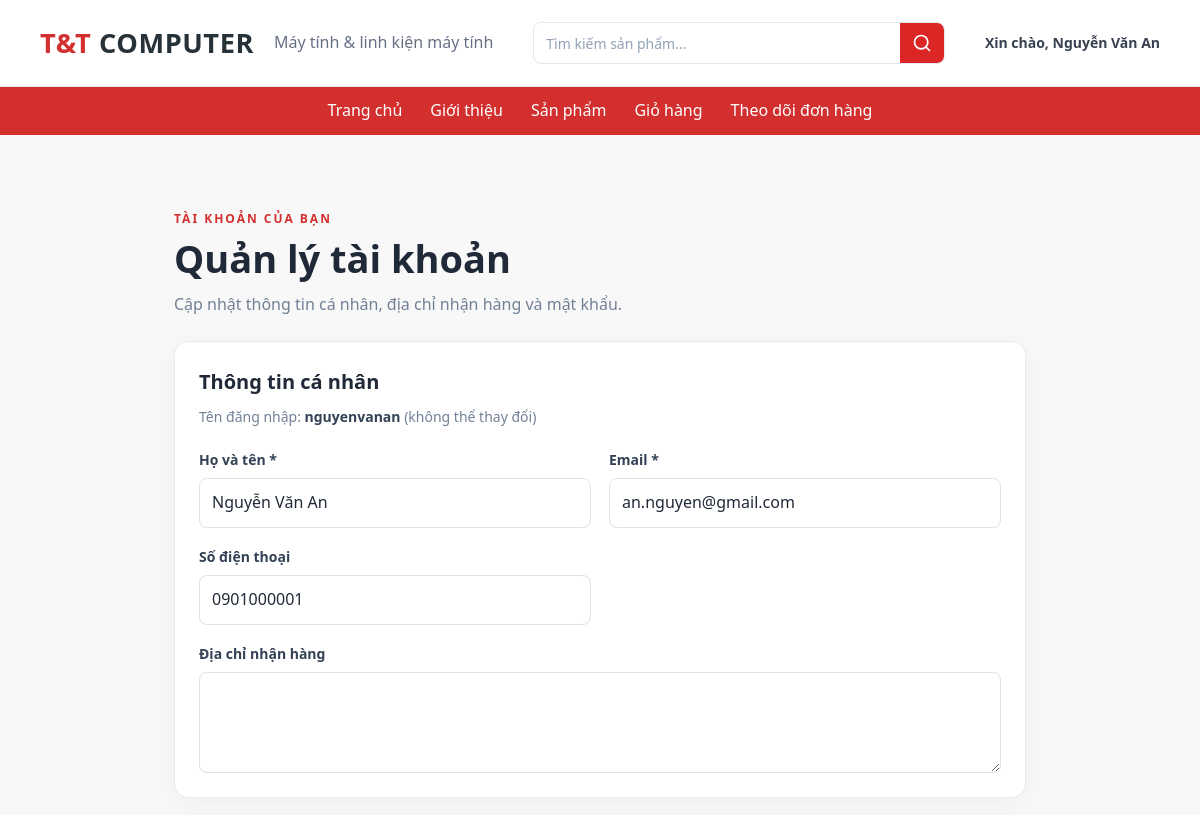
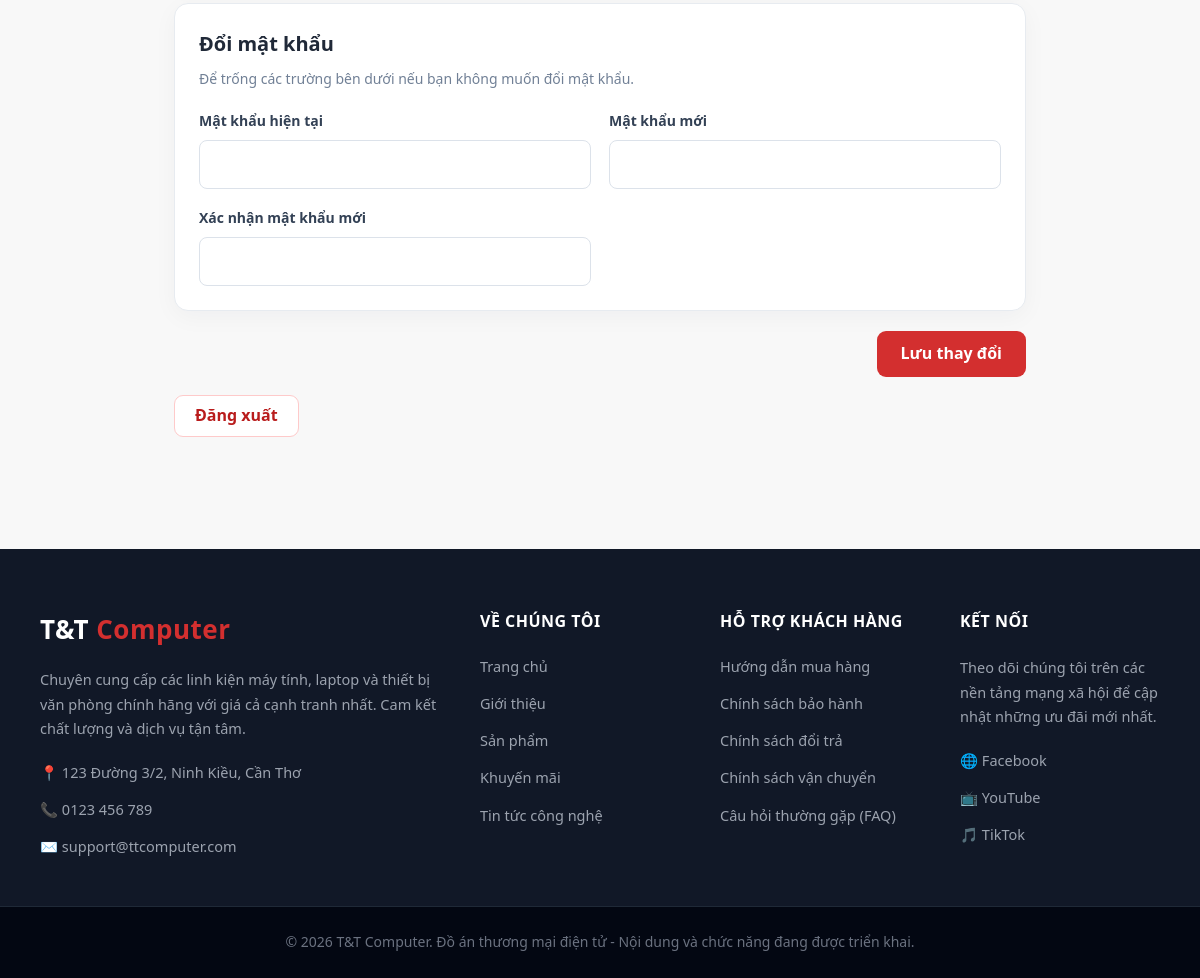
Page /DoAn1CongThanhDucThinh/public/account (signed in) on the committed database (2 pictures, top to bottom).
### tables this page shows
CREATE TABLE TaiKhoan (
    MaTK VARCHAR(20) PRIMARY KEY,
    MaND VARCHAR(20) NOT NULL UNIQUE,
    TenDangNhap VARCHAR(50) NOT NULL UNIQUE,
    MatKhau VARCHAR(255) NOT NULL,
    VaiTro VARCHAR(20) NOT NULL,
    TrangThai VARCHAR(30) NOT NULL DEFAULT 'HoatDong',

    CONSTRAINT FK_TaiKhoan_NguoiDung
        FOREIGN KEY (MaND)
        REFERENCES NguoiDung(MaND),

    CONSTRAINT CK_TaiKhoan_VaiTro
        CHECK (
            VaiTro IN (
                'KhachHang',
                'NhanVien',
                'QuanTriVien'
            )
        ),

    CONSTRAINT CK_TaiKhoan_TrangThai
        CHECK (
            TrangThai IN (
                'HoatDong',
                'VoHieuHoa',
                'KhongConHoatDong'
            )
        )
);

CREATE TABLE NguoiDung (
    MaND VARCHAR(20) PRIMARY KEY,
    HoTen VARCHAR(100) NOT NULL,
    SDT VARCHAR(15),
    Email VARCHAR(100),
    DiaChiNhanHang VARCHAR(255)
);

### app/Core/View.php (called while the page is built, shortened)
<?php
final class View
{
    public static function render(string $view, array $data = [], string $layout = 'customer'): void
    {
        $viewsRoot = dirname(__DIR__).'/views/';
        $viewPath = $viewsRoot.trim($view, '/').'.php';
        $appConfig = require dirname(__DIR__, 2).'/config/app.php';
        extract($data, EXTR_SKIP);
        require $viewPath;
    }
}

### app/Core/Controller.php (called while the page is built, shortened)
<?php
abstract class Controller
{
    protected function view(string $view, array $data = [], string $layout = 'customer'): void
    {
        View::render($view, $data, $layout);
    }
}

### app/Controllers/AccountController.php (called while the page is built, shortened)
<?php
final class AccountController extends Controller
{
    private function requireAccountUser(): array
    {
        $user = $_SESSION['user'] ?? null;
        return $user;
    }
    public function index(): void
    {
        $user = $this->requireAccountUser();
        $role = (string) $user['VaiTro'];
        $profile = (new Account())->findCustomerProfile((string) $user['MaND'], $role);
        $flash = $_SESSION['_account_flash'] ?? null;
        $form = [
            'name' => (string) $profile['HoTen'],
            'email' => (string) ($profile['Email'] ?? ''),
            'phone' => (string) ($profile['SDT'] ?? ''),
            'address' => (string) ($profile['DiaChiNhanHang'] ?? ''),
        ];
        $this->view('account/index', [
            'pageTitle' => 'Quản lý tài khoản',
            'profile' => $profile,
            'form' => $form,
            'flash' => $flash,
            'csrfToken' => $_SESSION['_csrf'],
        ]);
    }
}

### public/index.php (called while the page is built, shortened)
<?php
$appConfig = require BASE_PATH.'/config/app.php';
spl_autoload_register(static function (string $class): void {
    $prefix = 'App\\';
    $relativeClass = substr($class, strlen($prefix));
    $file = BASE_PATH.'/app/'.str_replace('\\', '/', $relativeClass).'.php';
});
$router = new Router();
$requestUri = $_SERVER['REQUEST_URI'] ?? '/';
$requestPath = parse_url($requestUri, PHP_URL_PATH) ?: '/';
$basePath = '/DoAn1CongThanhDucThinh/public';
if ($requestPath === $basePath) {
    $requestPath = '/';
} elseif (str_starts_with($requestPath, $basePath.'/')) {
    $requestPath = substr($requestPath, strlen($basePath));
}
$router->dispatch(
    $_SERVER['REQUEST_METHOD'] ?? 'GET',
    $requestPath
);

### config/app.php (called while the page is built, shortened)
<?php
return [
    'name' => 'T&T Computer',
    'base_url' => '/DoAn1CongThanhDucThinh/public',
    'timezone' => 'Asia/Ho_Chi_Minh',
    'debug' => true,
];

### config/database.php (called while the page is built, shortened)
<?php
return [
    'host' => '127.0.0.1',
    'port' => 3306,
    'database' => 'TTComputer',
    'username' => 'root',
    'password' => '',
    'charset' => 'utf8mb4',
];

### app/Core/Database.php (called while the page is built, shortened)
<?php
final class Database
{
    private static ?\PDO $connection = null;
    public static function connection(): \PDO
    {
        $config = require dirname(__DIR__, 2).'/config/database.php';
        $dsn = sprintf(
            'mysql:host=%s;port=%d;dbname=%s;charset=%s',
            $config['host'],
            $config['port'],
            $config['database'],
            $config['charset']
        );
        try {
            self::$connection = new \PDO($dsn, $config['username'], $config['password'], [
                \PDO::ATTR_ERRMODE => \PDO::ERRMODE_EXCEPTION,
                \PDO::ATTR_DEFAULT_FETCH_MODE => \PDO::FETCH_ASSOC,
                \PDO::ATTR_EMULATE_PREPARES => false,
            ]);
        } catch (\PDOException $exception) {
            error_log('[Database] Connection failed: '.$exception->getMessage());
            throw new \RuntimeException('Không thể kết nối cơ sở dữ liệu. Hãy kiểm tra MySQL, tên database và config/database.php.');
        }
        return self::$connection;
    }
}

### app/Models/Account.php (called while the page is built, shortened)
<?php
final class Account
{
    public function findCustomerProfile(string $userId, string $role = 'KhachHang'): ?array
    {
        $stmt = Database::connection()->prepare(
            'SELECT nd.MaND, nd.HoTen, nd.SDT, nd.Email, nd.DiaChiNhanHang,
                    tk.TenDangNhap
             FROM NguoiDung nd
             INNER JOIN TaiKhoan tk ON tk.MaND = nd.MaND
             WHERE nd.MaND = :userId AND tk.VaiTro = :role
             LIMIT 1'
        );
        $stmt->execute(['userId' => $userId, 'role' => $role]);
        $profile = $stmt->fetch();
        return $profile ?: null;
    }
}

### app/views/account/index.php (the view, shortened to what this page needs)
<?php
$escape = static fn ($value): string =>
    htmlspecialchars((string) $value, ENT_QUOTES, 'UTF-8');
$appConfig = require BASE_PATH . '/config/app.php';
$baseUrl = rtrim((string) ($appConfig['base_url'] ?? ''), '/');
?>
<link rel="stylesheet" href="<?= $escape($baseUrl) ?>/css/account.css">
<section class="account-page">
    <div class="account-heading">
        <p class="account-eyebrow">TÀI KHOẢN CỦA BẠN</p>
        <h1>Quản lý tài khoản</h1>
        <p>Cập nhật thông tin cá nhân, địa chỉ nhận hàng và mật khẩu.</p>
    </div>
    <form class="account-form" method="post" action="<?= $escape($baseUrl) ?>/account">
        <section class="account-card">
            <h2>Thông tin cá nhân</h2>
            <p class="account-section-note">
                Tên đăng nhập: <strong><?= $escape($profile['TenDangNhap'] ?? '') ?></strong>
                <span> (không thể thay đổi)</span>
            </p>
            <div class="account-fields">
                <div class="account-field">
                    <label for="account-name">Họ và tên *</label>
                    <input
                        id="account-name"
                        name="name"
                        type="text"
                        maxlength="100"
                        autocomplete="name"
                        required
                        value="<?= $escape($form['name'] ?? '') ?>"
                    >
                </div>
                <div class="account-field">
                    <label for="account-email">Email *</label>
                    <input
                        id="account-email"
                        name="email"
                        type="email"
                        maxlength="100"
                        autocomplete="email"
                        required
                        value="<?= $escape($form['email'] ?? '') ?>"
                    >
                </div>
                <div class="account-field">
                    <label for="account-phone">Số điện thoại</label>
                    <input
                        id="account-phone"
                        name="phone"
                        type="tel"
                        maxlength="20"
                        autocomplete="tel"
                        value="<?= $escape($form['phone'] ?? '') ?>"
                    >
                </div>
                <div class="account-field account-field-wide">
                    <label for="account-address">Địa chỉ nhận hàng</label>
                    <textarea
                        id="account-address"
                        name="address"
                        rows="3"
                        maxlength="255"
                        autocomplete="street-address"
                    ><?= $escape($form['address'] ?? '') ?></textarea>
                </div>
            </div>
        </section>
        <section class="account-card">
            <h2>Đổi mật khẩu</h2>
            <p class="account-section-note">
                Để trống các trường bên dưới nếu bạn không muốn đổi mật khẩu.
            </p>
            <div class="account-fields">
                <div class="account-field">
                    <label for="current-password">Mật khẩu hiện tại</label>
                    <input
                        id="current-password"
                        name="current_password"
                        type="password"
                        autocomplete="current-password"
                    >
                </div>
                <div class="account-field">
                    <label for="new-password">Mật khẩu mới</label>
                    <input
                        id="new-password"
                        name="new_password"
                        type="password"
                        minlength="8"
                        autocomplete="new-password"
                    >
                </div>
                <div class="account-field">
                    <label for="confirm-password">Xác nhận mật khẩu mới</label>
                    <input
                        id="confirm-password"
                        name="confirm_password"
                        type="password"
                        minlength="8"
                        autocomplete="new-password"
                    >
                </div>
            </div>
        </section>
        <div class="account-actions">
            <button class="account-save-button" type="submit">Lưu thay đổi</button>
        </div>
    </form>
    <div class="account-logout">
        <form method="post" action="<?= $escape($baseUrl) ?>/logout">
            <button class="account-logout-button" type="submit">Đăng xuất</button>
        </form>
    </div>
</section>

### app/Core/Router.php (shortened to what this page needs)
<?php
final class Router
{
    private array $routes = [];
    public function add(string $method, string $path, callable|array $handler): void
    {
        $path = '/'.trim($path, '/');
        $quoted = preg_quote($path, '#');
        $pattern = preg_replace_callback(
            '/\\\\\{([a-zA-Z_][a-zA-Z0-9_]*)\\\\\}/',
            static fn (array $matches): string => '(?P<'.$matches[1].'>[^/]+)',
            $quoted
        );
        $this->routes[] = [
            'method' => strtoupper($method),
            'pattern' => '#^'.$pattern.'/?$#',
            'handler' => $handler,
        ];
    }
    public function dispatch(string $method, string $uri): void
    {
        $path = parse_url($uri, PHP_URL_PATH) ?: '/';
        $path = rawurldecode($path);
        $app = require dirname(__DIR__, 2).'/config/app.php';
        foreach ($this->routes as $route) {
            if ($route['method'] !== strtoupper($method)) {
                continue;
            }
            if (preg_match($route['pattern'], $path, $matches) !== 1) {
                continue;
            }
            $params = array_filter($matches, 'is_string', ARRAY_FILTER_USE_KEY);
            $handler = $route['handler'];
            if (is_array($handler) && count($handler) === 2) {
                [$class, $action] = $handler;
                $controller = new $class();
                $controller->{$action}(...array_values($params));
                return;
            }
            return;
        }
    }
}

### public/css/base.css (style rules this page uses)
:root { --brand-red: #d32f2f; --text: #222; --muted: #667085; --page-bg: #f8f8f8; --surface: #fff; --border: #e5e7eb; font-family: Arial, Helvetica, sans-serif; color: var(--text); background: var(--page-bg); }
* { box-sizing: border-box; font-family: "Segoe UI", Tahoma, Geneva, Verdana, sans-serif; }
body { margin: 0; line-height: 1.6; }
h1 { line-height: 1.2; font-size: clamp(2rem, 5vw, 3rem); max-width: 780px; margin-block: 12px 16px; }

### public/css/account.css (style rules this page uses)
.account-page { max-width: 900px; margin: 0 auto; padding: 42px 24px 64px; color: #202938; }
.account-heading { margin-bottom: 24px; }
.account-heading h1 { margin: 0; font-size: clamp(28px, 4vw, 38px); }
.account-heading > p:last-child { margin: 10px 0 0; color: #718096; line-height: 1.6; }
.account-eyebrow { margin: 0 0 8px; color: #d32f2f; font-size: 12px; font-weight: 800; letter-spacing: 2px; }
.account-form { display: grid; gap: 20px; }
.account-card { padding: 24px; background: #fff; border: 1px solid #e7ebf0; border-radius: 14px; box-shadow: 0 6px 24px rgb(15 23 42 / 4%); }
.account-card h2 { margin: 0; font-size: 20px; }
.account-section-note { margin: 8px 0 20px; color: #718096; font-size: 14px; line-height: 1.6; }
.account-section-note strong { color: #334155; }
.account-fields { display: grid; grid-template-columns: repeat(2, minmax(0, 1fr)); gap: 18px; }
.account-field { display: grid; align-content: start; gap: 7px; }
.account-field-wide { grid-column: 1 / -1; }
.account-field label { color: #334155; font-size: 14px; font-weight: 700; }
.account-field input, .account-field textarea { width: 100%; box-sizing: border-box; padding: 11px 12px; color: #202938; background: #fff; border: 1px solid #dce2ea; border-radius: 8px; font: inherit; }
.account-field textarea { resize: vertical; }
.account-actions { display: flex; justify-content: flex-end; }
.account-save-button { min-height: 46px; padding: 0 24px; color: #fff; background: #d32f2f; border: 0; border-radius: 9px; cursor: pointer; font: inherit; font-weight: 750; }
.account-logout { display: flex; justify-content: flex-start; margin-top: 18px; }
.account-logout form { margin: 0; }
.account-logout-button { min-height: 42px; padding: 0 20px; color: #b91c1c; background: #fff; border: 1px solid #fecaca; border-radius: 9px; cursor: pointer; font: inherit; font-weight: 700; }

### rows in the picture
taikhoan: TenDangNhap "nguyenvanan", name "Nguyễn Văn An", email "an.nguyen@gmail.com", phone "0901000001"
